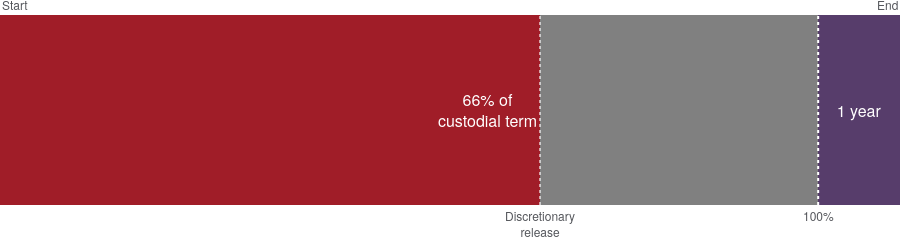

Notebook code cell kept with this figure:
### Code cell
fig = SOPC.prepare_chart()
fig

### Figure 1 — Plotly figure (JSON) as saved in the notebook; plotly's stock layout.template omitted (floating-point values rounded to 4 significant figures)
{"data": [{"hovertemplate": "Custodial period of sentence<extra></extra>", "marker": {"color": "#A01D28"}, "orientation": "h", "text": "66% of<br>custodial term", "textfont": {"color": "white", "size": 16}, "textposition": "inside", "type": "bar", "width": 7, "x": [66], "y": [1]}, {"hovertemplate": "Part of custodial<br>period spent on<br>licence following<br>discretionary release<extra></extra>", "marker": {"color": "#808080"}, "orientation": "h", "type": "bar", "width": 7, "x": [34], "y": [1]}, {"hovertemplate": "Extended<br>licence period<extra></extra>", "insidetextanchor": "middle", "marker": {"color": "#573D6B"}, "orientation": "h", "text": "1 year", "textfont": {"color": "white", "size": 16}, "textposition": "inside", "type": "bar", "width": 7, "x": [10], "y": [1]}], "layout": {"annotations": [{"align": "center", "font": {"size": 12}, "showarrow": false, "text": "Start", "x": 0, "xanchor": "left", "xref": "x", "y": 1, "yanchor": "bottom", "yref": "paper"}, {"align": "center", "font": {"size": 12}, "showarrow": false, "text": "End", "x": 110, "xanchor": "right", "xref": "x", "y": 1, "yanchor": "bottom", "yref": "paper"}, {"align": "center", "font": {"size": 12}, "showarrow": false, "text": "Discretionary<br>release", "x": 66, "xanchor": "center", "xref": "x", "y": 0, "yanchor": "top", "yref": "paper"}, {"align": "center", "font": {"size": 12}, "showarrow": false, "text": "100%", "x": 100, "xanchor": "center", "xref": "x", "y": 0, "yanchor": "top", "yref": "paper"}], "barmode": "stack", "height": 130, "hoverlabel": {"font": {"color": "white"}}, "hovermode": "closest", "margin": {"autoexpand": false, "b": 35, "l": 0, "pad": 0, "r": 0, "t": 15}, "shapes": [{"line": {"color": "rgba(255, 255, 255, 0.6)", "dash": "dot", "width": 2}, "type": "line", "x0": 66, "x1": 66, "xref": "x", "y0": 0, "y1": 1, "yref": "paper"}, {"line": {"color": "white", "dash": "dot", "width": 2}, "type": "line", "x0": 100, "x1": 100, "xref": "x", "y0": 0, "y1": 1, "yref": "paper"}], "uniformtext": {"minsize": 16, "mode": "show"}, "xaxis": {"fixedrange": true, "range": [0, 110], "showticklabels": false, "ticks": "", "zeroline": false}, "yaxis": {"showticklabels": false}}}
